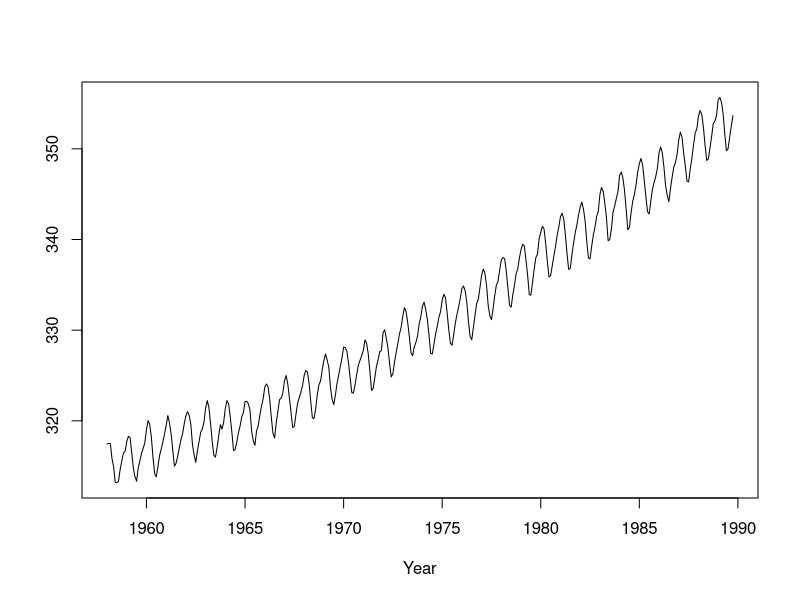
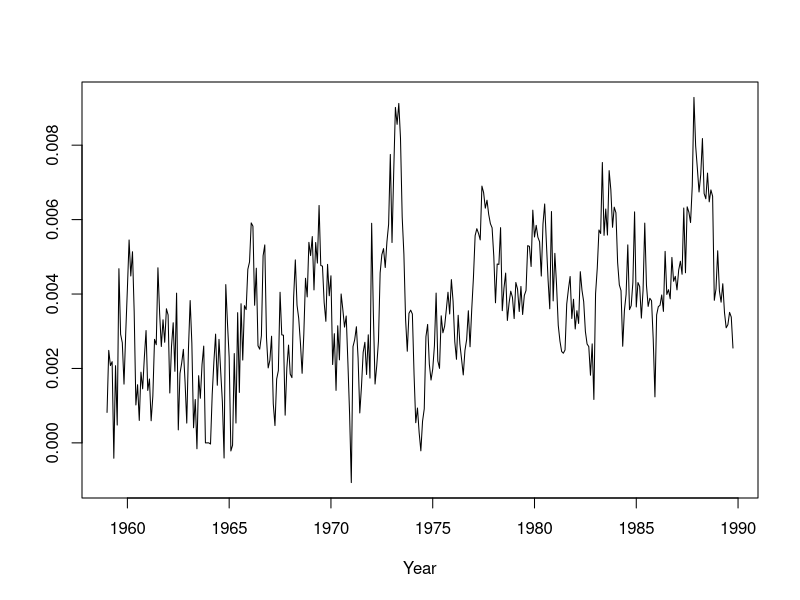
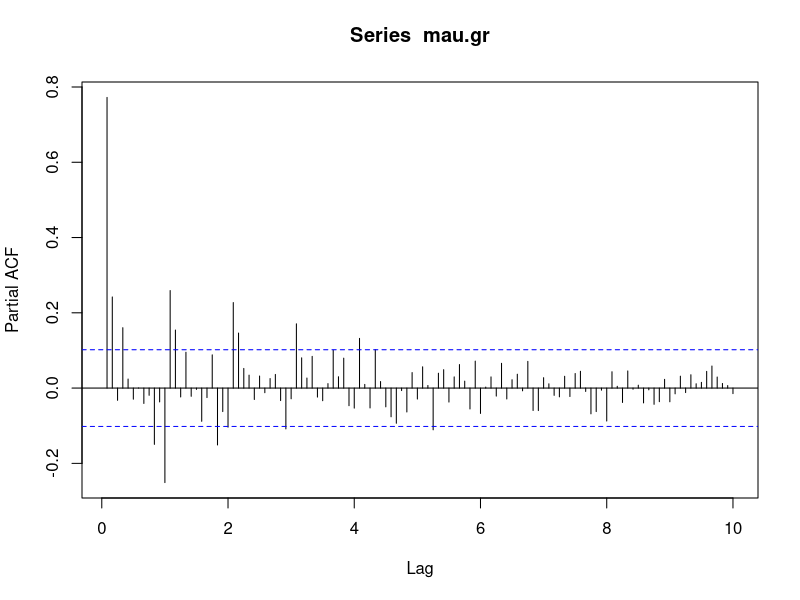
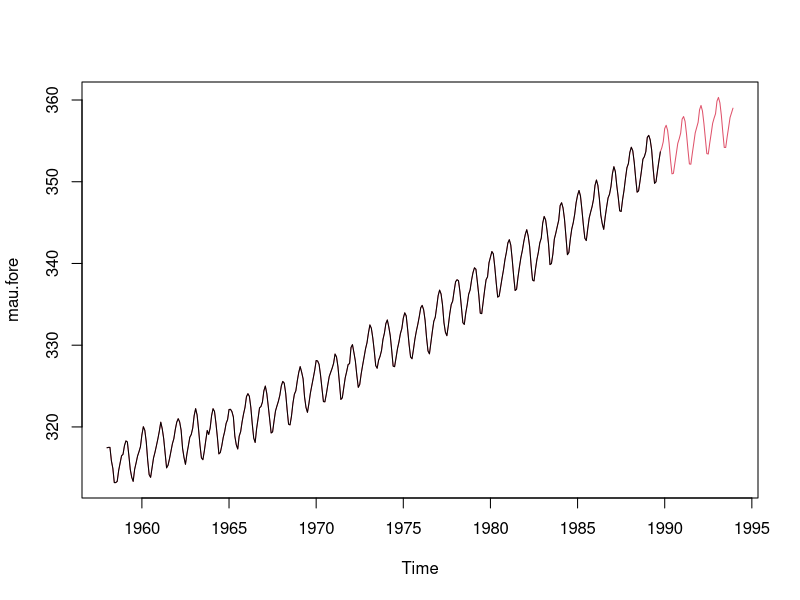

Recreate these plots in R, in order.
## ---- chunk 1
knitr::opts_knit$set(root.dir = '/home/tucker/Documents/GitHub/BEwebinar/Data')
## ---- chunk 2
polymul <- function(a,b) 
{
	bb <- c(b,rep(0,length(a)-1))
	B <- toeplitz(bb)
	B[lower.tri(B)] <- 0
	aa <- rev(c(a,rep(0,length(b)-1)))
	prod <- B %*% matrix(aa,length(aa),1)
	return(rev(prod[,1]))
}

ARMAauto <- function(phi,theta,maxlag)
{
	p <- length(phi)
	q <- length(theta)
	gamMA <- polymul(c(1,theta),rev(c(1,theta)))
	gamMA <- gamMA[(q+1):(2*q+1)]
	if (p > 0) 
	{
		Amat <- matrix(0,nrow=(p+1),ncol=(2*p+1))
		for(i in 1:(p+1))
		{
			Amat[i,i:(i+p)] <- c(-1*rev(phi),1)
		}
		Amat <- cbind(Amat[,(p+1)],as.matrix(Amat[,(p+2):(2*p+1)]) +
			t(matrix(apply(t(matrix(Amat[,1:p],p+1,p)),2,rev),p,p+1)))
		Bmat <- matrix(0,nrow=(q+1),ncol=(p+q+1))
		for(i in 1:(q+1))
		{
			Bmat[i,i:(i+p)] <- c(-1*rev(phi),1)
		}
		Bmat <- t(matrix(apply(t(Bmat),2,rev),p+q+1,q+1))
		Bmat <- matrix(apply(Bmat,2,rev),q+1,p+q+1)
		Bmat <- Bmat[,1:(q+1)]
		Binv <- solve(Bmat)
		gamMix <- Binv %*% gamMA
		if (p <= q) { gamMix <- matrix(gamMix[1:(p+1),],p+1,1) 
			} else gamMix <- matrix(c(gamMix,rep(0,(p-q))),p+1,1)
		gamARMA <- solve(Amat) %*% gamMix 
	} else gamARMA <- gamMA[1]

	gamMA <- as.vector(gamMA)
	if (maxlag <= q) gamMA <- gamMA[1:(maxlag+1)] else gamMA <- c(gamMA,rep(0,(maxlag-q)))
	gamARMA <- as.vector(gamARMA)
	if (maxlag <= p) gamARMA <- gamARMA[1:(maxlag+1)] else {
	for(k in 1:(maxlag-p))
	{
		len <- length(gamARMA)
		acf <- gamMA[p+1+k]
		if (p > 0) acf <- acf + sum(phi*rev(gamARMA[(len-p+1):len]))
		gamARMA <- c(gamARMA,acf)
	} }
	return(gamARMA)
}

mau <- read.table("mauna.dat",header=TRUE,sep="")
mau <- ts(mau,start=1958,frequency=12)
mau.gr <- diff(log(mau),lag=12)
plot(mau,ylab="",xlab="Year")
plot(mau.gr,ylab="",xlab="Year")
## ---- chunk 3
delta <- c(1,rep(0,11),-1)
d <- length(delta)-1
n <- length(mau.gr) 
mau.pacf <- pacf(mau.gr,lag.max=120)
## ---- chunk 4
arp.fityw <- function(data,p)
{
	gamma.hat <- acf(data,lag=p,type="covariance",plot=FALSE)$acf[,,1]
	phi <- solve(toeplitz(gamma.hat[1:p]),gamma.hat[2:(p+1)])
	sigma2 <- gamma.hat[1] - sum(phi*gamma.hat[2:(p+1)])
	hess <- sigma2*diag(solve(toeplitz(gamma.hat[1:p])))
	return(list(phi,sigma2,hess))
}

p.hat <- 49
ar.coef <- arp.fityw(mau.gr,p.hat)[[1]]
sigma2 <- arp.fityw(mau.gr,p.hat)[[2]]
## ---- chunk 5
pred.k <- function(gamma,max.lag)
{
	kappa.vec <- gamma[2]/gamma[1]
	varphi.vec <- kappa.vec
	if(max.lag > 1) {
	for(k in 2:max.lag)
	{
		schur.new <- gamma[1] - t(varphi.vec) %*% rev(gamma[2:k])
		kappa.new <- (gamma[k+1] - sum(varphi.vec*gamma[2:k]))/schur.new
		kappa.new <- kappa.new[1,1]
		if(abs(kappa.new) < 10^(-15)) kappa.new <- 0
		kappa.vec <- c(kappa.vec,kappa.new)
		varphi.vec <- rev(varphi.vec) - kappa.new * varphi.vec
		varphi.vec <- rev(c(varphi.vec,kappa.new))
	} }
	return(varphi.vec)
}

H <- 50
gamma <- ARMAauto(ar.coef,NULL,n+H)*sigma2
x <- mau.gr
for(k in 1:H)
{
	varphi.vec <- pred.k(gamma,n+k-1)
	cast <- sum(varphi.vec * x)
	x <- c(x,cast)
}
mau.fore <- c(log(mau)[1:d],filter(x,-delta[-1],method="recursive",init=log(mau)[d:1]))
mau.fore <- ts(exp(mau.fore),start=1958,frequency=12)

plot(mau.fore,col=2)
lines(mau)
